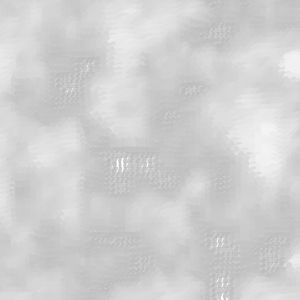
Frame 1 (no input)
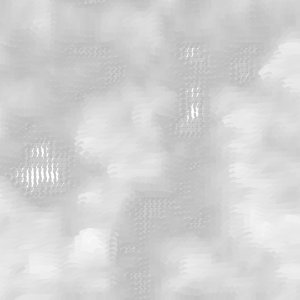
Frame 60 (the mouse pressed at the canvas centre just before this capture)
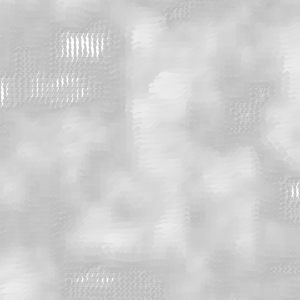
Frame 120 (the mouse held since frame 60 and released just before this capture)

The Processing sketch that drew these frames (run headless with seeded random() and noise(); from frame 60 on, the mouse is pressed at the canvas centre):

// Processing sketch: sketch_2D_noise_5_2
// ── sketch_2D_noise_5_2.pde
//2D noise 5-2
void setup(){
  size(300, 300);
  frameRate(10);
}

void draw() {
  background(255);

  float xstart = random(10);
  float xnoise = xstart;
  float ynoise = random(10);

  for (int y=0; y<=height; y+=5) {
    ynoise += 0.1;
    xnoise = xstart;
    for (int x=0; x<=width; x+=5) {
      xnoise += 0.1;
      drawPoint(x, y, noise(xnoise, ynoise));
    }
  }
}

/*
//様々な正方形
 void drawPoint(float x, float y, float noiseFactor){
 float len = 10*noiseFactor;
 rect(x, y, len, len);
 }
 */

/*
//回転を使った
 void drawPoint(float x, float y, float noiseFactor){
 pushMatrix();
 translate(x, y);
 rotate(noiseFactor*radians(360));
 stroke(0, 150);
 line(0, 0, 20, 0);
 popMatrix();
 }
 */


//雲
void drawPoint(float x, float y, float noiseFactor) {
  pushMatrix();
  translate(x, y);
  rotate(noiseFactor*radians(540));
  float edgeSize = noiseFactor*35;
  float grey = 150+(noiseFactor*120);
  float alph = 150+(noiseFactor*120);
  noStroke();
  fill(grey, alph);
  ellipse(0, 0, edgeSize, edgeSize/2);
  popMatrix();
}
